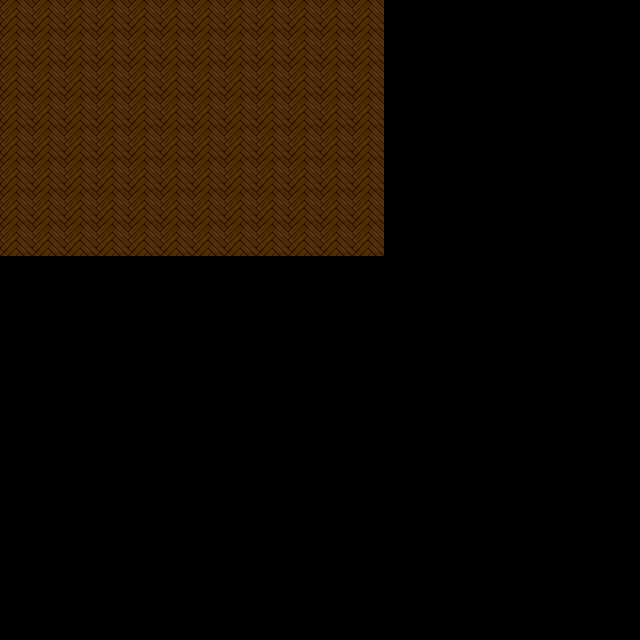

Rendered tile map (Tiled .tmx) drawn with the repository's tilesets; below, a short description and the full map source, tile grids included:
An orthogonal 20x20 tile map with 32x32 px tiles, 1 tile layer (Tile Layer 1).

<map version="1.0" tiledversion="1.0.2" orientation="orthogonal" renderorder="right-down" width="20" height="20" tilewidth="32" tileheight="32" nextobjectid="1">
 <tileset firstgid="1" name="ayene_wooden_floor" tilewidth="32" tileheight="32" tilecount="64" columns="8">
  <image source="ayene_wooden_floor.png" width="256" height="256" />
 </tileset>
 <layer name="Tile Layer 1" width="20" height="20">
  <data encoding="csv">
19,19,19,19,19,19,19,19,19,19,19,19,0,0,0,0,0,0,0,0,
19,19,19,19,19,19,19,19,19,19,19,19,0,0,0,0,0,0,0,0,
19,19,19,19,19,19,19,19,19,19,19,19,0,0,0,0,0,0,0,0,
19,19,19,19,19,19,19,19,19,19,19,19,0,0,0,0,0,0,0,0,
19,19,19,19,19,19,19,19,19,19,19,19,0,0,0,0,0,0,0,0,
19,19,19,19,19,19,19,19,19,19,19,19,0,0,0,0,0,0,0,0,
19,19,19,19,19,19,19,19,19,19,19,19,0,0,0,0,0,0,0,0,
19,19,19,19,19,19,19,19,19,19,19,19,0,0,0,0,0,0,0,0,
0,0,0,0,0,0,0,0,0,0,0,0,0,0,0,0,0,0,0,0,
0,0,0,0,0,0,0,0,0,0,0,0,0,0,0,0,0,0,0,0,
0,0,0,0,0,0,0,0,0,0,0,0,0,0,0,0,0,0,0,0,
0,0,0,0,0,0,0,0,0,0,0,0,0,0,0,0,0,0,0,0,
0,0,0,0,0,0,0,0,0,0,0,0,0,0,0,0,0,0,0,0,
0,0,0,0,0,0,0,0,0,0,0,0,0,0,0,0,0,0,0,0,
0,0,0,0,0,0,0,0,0,0,0,0,0,0,0,0,0,0,0,0,
0,0,0,0,0,0,0,0,0,0,0,0,0,0,0,0,0,0,0,0,
0,0,0,0,0,0,0,0,0,0,0,0,0,0,0,0,0,0,0,0,
0,0,0,0,0,0,0,0,0,0,0,0,0,0,0,0,0,0,0,0,
0,0,0,0,0,0,0,0,0,0,0,0,0,0,0,0,0,0,0,0,
0,0,0,0,0,0,0,0,0,0,0,0,0,0,0,0,0,0,0,0
</data>
 </layer>
</map>
